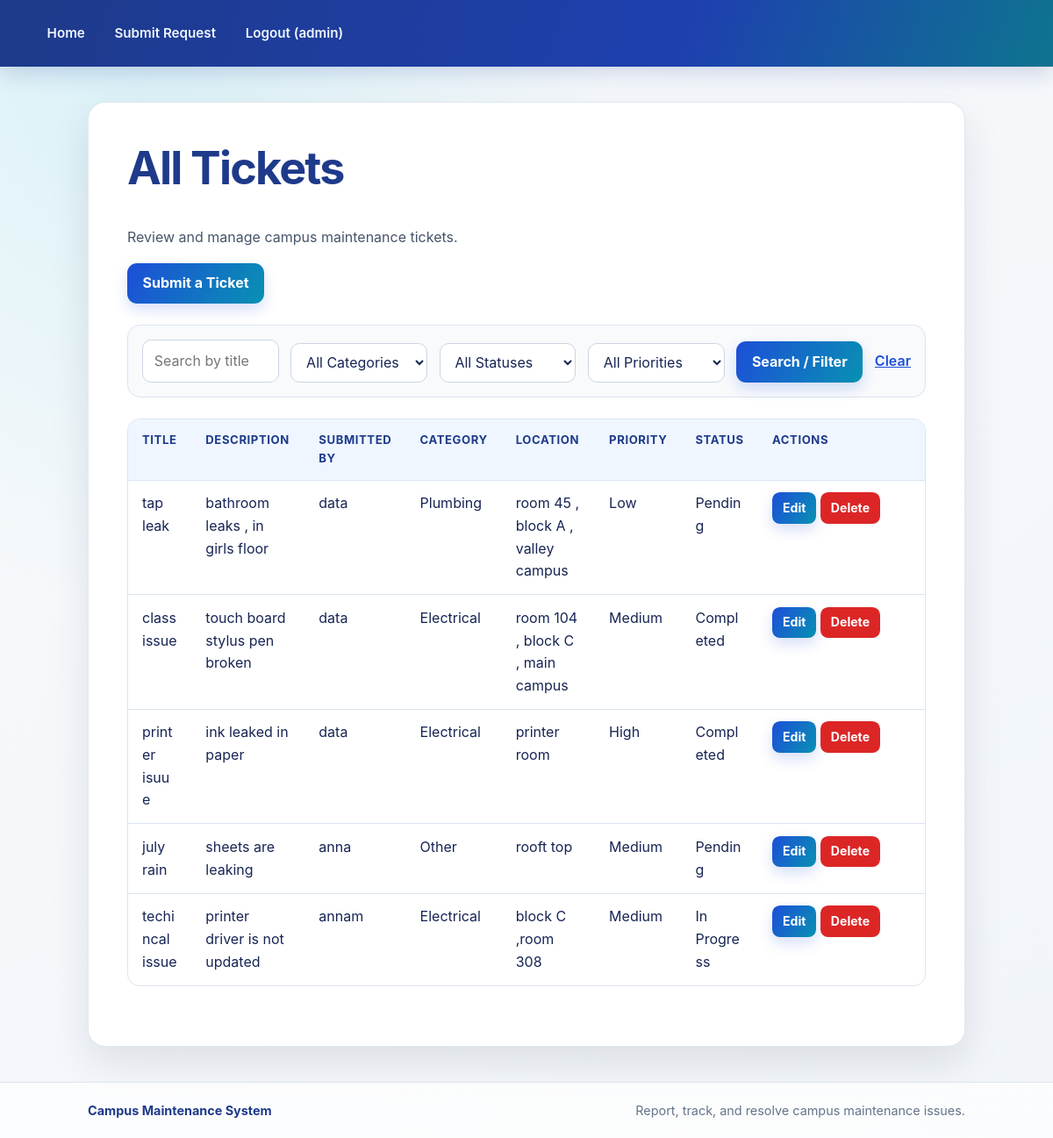
The app's page / (signed in) with its own data.
### maintenance/models.py (models this page shows, shortened)
class MaintenanceRequest(models.Model):
    user = models.ForeignKey(User, on_delete=models.CASCADE)
    title = models.CharField(max_length=200)
    description = models.TextField()
    category = models.CharField(max_length=20, choices=CATEGORY_CHOICES, default='other')
    location = models.CharField(max_length=200)
    priority = models.CharField(max_length=10, choices=PRIORITY_CHOICES, default='medium')
    status = models.CharField(max_length=15, choices=STATUS_CHOICES, default='pending')
    date_reported = models.DateTimeField(auto_now_add=True)
    date_updated = models.DateTimeField(auto_now=True)

### maintenance/views.py (the view)
# urls.py: path('', views.home, name='home'),
def home(request):
    if not request.user.is_authenticated:
        return render(request, 'maintenance/home.html')
    tickets = get_tickets(request.user).filter(title__icontains=request.GET.get('q', ''))
    for field in ('category', 'status', 'priority'):
        if request.GET.get(field):
            tickets = tickets.filter(**{field: request.GET[field]})
    return render(request, 'maintenance/home.html', {
        'tickets': tickets.order_by('-date_reported'),
        'categories': CATEGORY_CHOICES,
        'statuses': STATUS_CHOICES,
        'priorities': PRIORITY_CHOICES,
    })

### maintenance/views.py (called while the page is built)
def get_tickets(user):
    tickets = MaintenanceRequest.objects.all()
    return tickets if user.is_staff else tickets.filter(user=user)

### maintenance/templates/maintenance/home.html (shortened to what this page needs)
{% extends 'maintenance/base.html' %}
{% block content %}
{% if user.is_authenticated %}
    <h1>{% if user.is_staff %}All Tickets{% else %}My Tickets{% endif %}</h1>
    <p>{% if user.is_staff %}Review and manage campus maintenance tickets.{% else %}Search and manage your maintenance tickets.{% endif %}</p>
    <a class="btn" href="{% url 'submit_request' %}">Submit a Ticket</a>
    <form class="filter-form ticket-filter-form" method="get" action="{% url 'home' %}">
        <input type="text" name="q" value="{{ request.GET.q }}" placeholder="Search by title">
        <select name="category">
            <option value="">All Categories</option>
        </select>
        <select name="status">
            <option value="">All Statuses</option>
        </select>
        <select name="priority">
            <option value="">All Priorities</option>
        </select>
        <button type="submit">Search / Filter</button>
        <a href="{% url 'home' %}">Clear</a>
    </form>
    <table class="ticket-table">
        <thead>
            <tr>
                <th>Title</th>
                <th>Description</th>
                {% if user.is_staff %}<th>Submitted By</th>{% endif %}
                <th>Category</th>
                <th>Location</th>
                <th>Priority</th>
                <th>Status</th>
                <th>Actions</th>
            </tr>
        </thead>
        <tbody>
            {% for ticket in tickets %}
            <tr>
                <td>{{ ticket.title }}</td>
                <td>{{ ticket.description }}</td>
                {% if user.is_staff %}<td>{{ ticket.user.username }}</td>{% endif %}
                <td>{{ ticket.get_category_display }}</td>
                <td>{{ ticket.location }}</td>
                <td>{{ ticket.get_priority_display }}</td>
                <td>{{ ticket.get_status_display }}</td>
                <td class="ticket-actions">
                    <a class="btn action-button" href="{% url 'edit_request' ticket.pk %}">Edit</a>
                    <a class="btn delete-button action-button" href="{% url 'delete_request' ticket.pk %}">Delete</a>
                </td>
            </tr>
            {% empty %}
            <tr><td colspan="{% if user.is_staff %}8{% else %}7{% endif %}">No tickets match your search and filters.</td></tr>
            {% endfor %}
        </tbody>
    </table>
{% else %}
    <h1>Campus Maintenance System</h1>
    <p>Report and track maintenance problems on campus.</p>
    <a class="btn" href="{% url 'login' %}">Login</a>
    <a class="btn" href="{% url 'register' %}">Register</a>
{% endif %}
{% endblock %}

### maintenance/templates/maintenance/base.html (shortened to what this page needs)
<!DOCTYPE html>
<html>
<head>
    {% load static %}
    <link rel="stylesheet" href="{% static 'maintenance/styles.css' %}">
</head>
<body>
<nav>
    <a href="{% url 'home' %}">Home</a>
    {% if user.is_authenticated %}
        <a href="{% url 'submit_request' %}">Submit Request</a>
        <a href="{% url 'logout' %}">Logout ({{ user.username }})</a>
    {% else %}
        <a href="{% url 'login' %}">Login</a>
        <a href="{% url 'register' %}">Register</a>
    {% endif %}
</nav>
<main class="box">
    {% block content %}{% endblock %}
</main>
<footer class="site-footer">
    <p>Campus Maintenance System</p>
    <span>Report, track, and resolve campus maintenance issues.</span>
</footer>
</body>
</html>

### maintenance/static/maintenance/styles.css (style rules this page uses)
:root { color-scheme: light; --ink: #172554; --muted: #64748b; --brand: #1d4ed8; --brand-dark: #1e3a8a; --accent: #06b6d4; --surface: #ffffff; --canvas: #f1f5f9; --line: #dbe4f0; --shadow: 0 18px 45px rgb(15 23 42 / 10%); }
* { box-sizing: border-box; }
body { display: flex; flex-direction: column; min-height: 100vh; margin: 0; color: var(--ink); background: radial-gradient(ellipse at 12% 0%, rgb(6 182 212 / 13%), transparent 35rem), linear-gradient(145deg, #f8fafc, var(--canvas)); font-family: Inter, "Segoe UI", Arial, sans-serif; line-height: 1.6; }
nav { display: flex; flex-wrap: wrap; align-items: center; gap: 0.4rem; min-height: 76px; padding: 1rem max(1.25rem, calc((100% - 1120px) / 2)); background: linear-gradient(110deg, var(--brand-dark), #1e40af 65%, #0e7490); box-shadow: 0 8px 24px rgb(30 58 138 / 18%); }
nav a { padding: 0.55rem 0.85rem; border-radius: 0.65rem; color: #eff6ff; font-size: 0.95rem; font-weight: 600; text-decoration: none; transition: background-color 160ms ease, transform 160ms ease; }
.box { width: min(100% - 2rem, 1000px); flex: 1 0 auto; min-height: 240px; margin: 2.5rem auto; padding: clamp(1.25rem, 4vw, 2.75rem); border: 1px solid rgb(219 228 240 / 85%); border-radius: 1.25rem; background: var(--surface); box-shadow: var(--shadow); }
.site-footer { display: flex; flex-wrap: wrap; align-items: center; justify-content: space-between; gap: 0.4rem 1rem; margin-top: auto; padding: 1.25rem max(1.25rem, calc((100% - 1000px) / 2)); border-top: 1px solid var(--line); background: rgb(255 255 255 / 75%); color: var(--muted); font-size: 0.9rem; }
.site-footer p { margin: 0; color: var(--brand-dark); font-weight: 700; }
.site-footer span { color: var(--muted); }
h1, h2 { margin-top: 0; color: var(--brand-dark); line-height: 1.2; letter-spacing: -0.035em; }
h1 { font-size: clamp(2rem, 5vw, 3.25rem); }
p { color: #475569; }
a { color: var(--brand); font-weight: 600; }
.btn, button { display: inline-flex; align-items: center; justify-content: center; min-height: 42px; padding: 0.65rem 1.1rem; border: 0; border-radius: 0.7rem; background: linear-gradient(120deg, var(--brand), #0891b2); box-shadow: 0 7px 16px rgb(29 78 216 / 18%); color: #ffffff; cursor: pointer; font: inherit; font-weight: 700; text-decoration: none; transition: box-shadow 160ms ease, transform 160ms ease; }
form:not(.inline-form) { max-width: 720px; }
form.filter-form { display: grid; grid-template-columns: repeat(4, minmax(120px, 1fr)) auto auto; align-items: end; gap: 0.85rem; max-width: none; margin: 1.5rem 0; padding: 1rem; border: 1px solid var(--line); border-radius: 0.9rem; background: #f8fafc; }
form.filter-form > a { align-self: center; }
input, select, textarea { width: 100%; min-height: 44px; padding: 0.65rem 0.8rem; border: 1px solid #cbd5e1; border-radius: 0.65rem; background: #ffffff; color: var(--ink); font: inherit; }
table { width: 100%; margin: 1.5rem 0; overflow: hidden; border: 1px solid var(--line); border-collapse: separate; border-spacing: 0; border-radius: 0.85rem; background: #ffffff; }
th, td { padding: 0.85rem 1rem; border-bottom: 1px solid var(--line); text-align: left; vertical-align: top; }
th { background: #eff6ff; color: var(--brand-dark); font-size: 0.82rem; letter-spacing: 0.045em; text-transform: uppercase; }
tr:last-child td { border-bottom: 0; }
.ticket-actions { min-width: 190px; }
.ticket-table { min-width: 900px; }
.ticket-table td { max-width: 340px; overflow-wrap: anywhere; }
.action-button { min-height: 34px; padding: 0.4rem 0.75rem; border-radius: 0.55rem; font-size: 0.88rem; }
.delete-button { background: #dc2626; box-shadow: none; }

### records on screen
MaintenanceRequest: title "tap leak", description "bathroom leaks , in girls floor", user.username "data", category "Plumbing", location "room 45 , block A , valley campus", priority "Low", status "Pending"
MaintenanceRequest: title "class issue", description "touch board stylus pen broken", user.username "data", category "Electrical", location "room 104 , block C , main campus", priority "Medium", status "Completed"
MaintenanceRequest: title "printer isuue", description "ink leaked in paper", user.username "data", category "Electrical", location "printer room", priority "High", status "Completed"
MaintenanceRequest: title "july rain", description "sheets are leaking", user.username "anna", category "Other", location "rooft top", priority "Medium", status "Pending"
MaintenanceRequest: title "techincal issue", description "printer driver is not updated", user.username "annam", category "Electrical", location "block C ,room 308", priority "Medium", status "In Progress"

### other values on screen
{{ user.username }} "admin"
